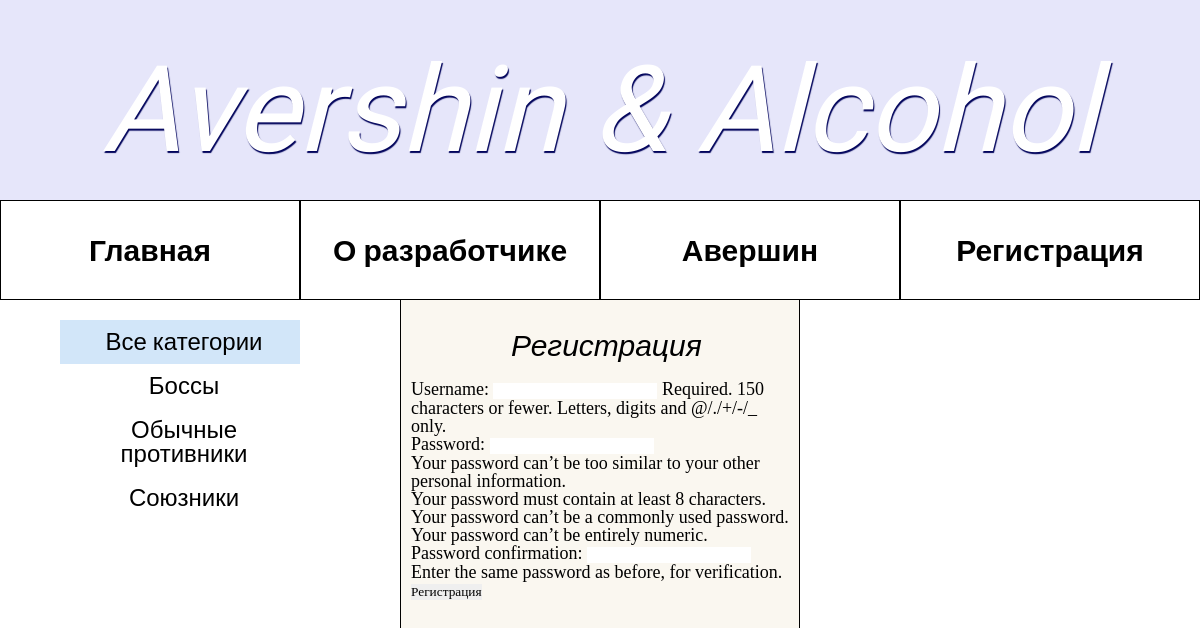
Screenshot of /register/ with the database file from the repository.
### Game/models.py (models this page shows, shortened)
class Category(models.Model):
    name = models.CharField(max_length=100, db_index=True, verbose_name='Категория')
    slug = models.SlugField(max_length=255, unique=True, db_index=True, verbose_name="URL")
    def get_absolute_url(self):
        return reverse('category', kwargs={'cat_slug': self.slug})
    class Meta:
        verbose_name = 'Категория'
        verbose_name_plural = 'Категории'
        ordering = ['id']

### Game/views.py (the view)
# urls.py: path('register/', RegisterUser.as_view(), name='register')
class RegisterUser(DataMixin, CreateView):
    form_class = UserCreationForm
    template_name = 'game/register.html'
    success_url = reverse_lazy('login')
    def get_context_data(self, *, object_list=None, **kwargs):
        context = super().get_context_data(**kwargs)
        c_def = self.get_user_context(title="Регистрация")
        return dict(list(context.items()) + list(c_def.items()))

### Game/utils.py (called while the page is built)
    def get_user_context(self, **kwargs):
        context = kwargs
        cats = Category.objects.annotate(Count('mobs'))
        user_menu = menu.copy()
        if not self.request.user.is_authenticated:
            user_menu.pop(3)
        context['menu'] = user_menu
        context['cats'] = cats
        if 'cat_selected' not in context:
            context['cat_selected'] = 0
        return context

### Game/templates/game/register.html (shortened to what this page needs)
{% extends 'game/AvAl_base.html' %}
{% block information %}
<form method="post">
    {{ form.as_p }}
    <button type="submit">Регистрация</button>
</form>
{% endblock %}

### Game/templates/game/AvAl_base.html (shortened to what this page needs)
{% load static %}
{% load game_tags %}
<!DOCTYPE html>
<html lang="ru">
<head>
    <link rel="stylesheet" type="text/css" href="{% static 'game/css/styles.css' %}"/>
</head>
<body>
<div class="main_content">
    <div class="main_title">
        <div class="title_text">
            Avershin & Alcohol
        </div>
    </div>
    <div class="navigation">
        <div class="buttonrow">
        {% for m in menu %}
            <a class="buttonelement" href="{% url m.url_name %}">
              <span class="button">
                {{m.title}}
              </span>
            </a>
        {% endfor %}
        </div>
    </div>
    <div class="sidenav">
        {% if cat_selected == 0 %}
            <a href="#" class="selected">Все категории</a>
        {% else %}
            <a href="{% url 'home' %}">Все категории</a>
        {% endif %}
        {% for c in cats %}
            {% if c.mobs__count != 0 %}
                {% if c.pk == cat_selected %}
                    <li class="selected"> {{c.name}} </li>
                {% else %}
                    <li><a href="{{ c.get_absolute_url }}">{{ c.name }}</a></li>
                {% endif %}
            {% endif %}
        {% endfor %}
    </div>
    <div class="Main_block">
        <div class="Main_information">
            <div class="main_tag">{{title}}</div>
            {% block information %}
            {% endblock %}
        </div>
    </div>
</div>
</body>
</html>

### Game/static/game/css/styles.css (style rules this page uses)
* { padding: 0; margin: 0; border: 0; }
*, *:before, *:after { -moz-box-sizing: border-box; -webkit-box-sizing: border-box; box-sizing: border-box; }
html,body { height: 100%; width: 100%; line-height: 1; font-size: 18px; -ms-text-size-adjust: 100%; -moz-text-size-adjust: 100%; -webkit-text-size-adjust: 100%; }
input, button, textarea { font-family: inherit }
button { cursor: pointer }
a, a:visited { text-decoration: None }
ul, li { list-style: None }
.main_content { background: antiquewhite; text-align: center; width: 100%; height: auto; }
.main_tag { font-family: 'PT Sans', sans-serif; color: black; font-style: oblique; font-weight: 1; font-size: 30px; text-align: center; display: block; width: 100%; padding: 20px 100px; }
.title_text { font-family: 'Passions Conflict', cursive; color: white; text-shadow: 1px 2px 1px #01035b; font-size: 120px; font-style: italic; font-weight: 1; }
.main_title { width: 100%; text-align: center; padding: 50px 0; height: 200px; position: relative; background-color: lavender; }
.navigation { position: sticky; z-index: 4; top: 0; }
.Main_block { background-color: white; height: 4000px; width: 100%; padding-left: 400px; padding-right: 400px; }
.buttonrow { display: flex; flex-wrap: nowrap; background-image: url("../images/ButtonNotActive.svg"); justify-content: space-evenly; height: 100px; }
.Main_information { background-color: #FAF7F0; border: 1px solid black; width: 100%; height: 4000px; padding: 10px; transition-duration: 1s; border-top-width: 0; transition-delay: 500ms; text-align: left; position: relative; z-index: 2; }
.buttonelement { display: block; font-family: 'Raleway', sans-serif; font-weight: bold; font-size: 30px; font-style: inherit; color: black; border: 1px solid black; padding: 35px 0; width: 34%; top: 50%; background-color: white; transition-duration: 300ms; transition-timing-function: linear; }
.selected { background-color: #d2e6f9; padding: 10px 8px 10px 16px; font-family: 'Roboto', sans-serif; color: black; font-size: 24px; display: block; transition-duration: 300ms; }
.sidenav { width: 300px; height: 250px; position: absolute; z-index: 1; left: 0; padding-top: 20px; padding-left: 5%; }
.sidenav a { padding: 10px 8px 10px 16px; font-family: 'Roboto', sans-serif; color: black; font-size: 24px; display: block; transition-duration: 300ms; }

### rows the page displays
Category: name "Боссы"
Category: name "Обычные противники"
Category: name "Союзники"

### other values shown
{{ m.title }} "Главная" "О разработчике" "Авершин" "Регистрация"
{{ title }} "Регистрация"
